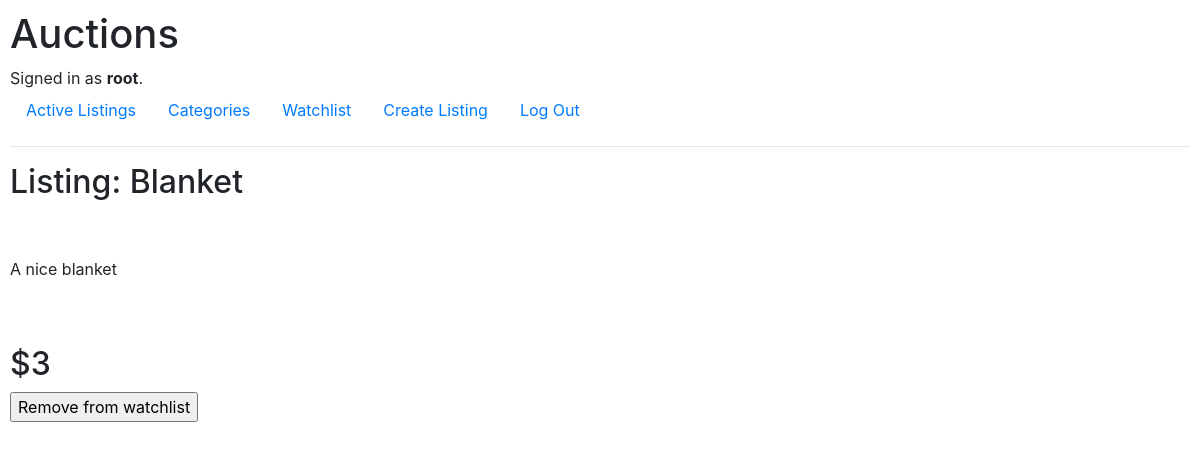
Page /1 (signed in) on the committed database.
### auctions/models.py (models this page shows, shortened)
class User(AbstractUser):
    pass

class Listing(models.Model):
    title = models.CharField(max_length=64)
    description = models.CharField(max_length=150)
    starting_bid = models.IntegerField()
    image_link = models.CharField(max_length=400)
    Category = (('Fashion', 'Fashion'),('Toys','Toys'),('Electronics','Electronics'),('Home','Home'),('Health', 'Health'),('Sports','Sports'))
    category = models.CharField(max_length=200,null=True, choices=Category)

### auctions/views.py (the view)
# urls.py: path("<int:list_id>",views.listing_page,name="listing_page"),
def listing_page(request,list_id):
    if len(watchlist.objects.filter(item_id=list_id))==1:
        blob=True
        if request.method=="POST":
            item = watchlist.objects.filter(item_id=list_id)
            item.delete()
            return HttpResponseRedirect(reverse("listing_page",args=(list_id,)))
    else:
        blob=False
        if request.method=="POST":
            b = watchlist(item = Listing.objects.get(pk=list_id),user=User.objects.get(pk=request.user.id))
            b.save()
            return HttpResponseRedirect(reverse("listing_page",args=(list_id,)))
    return render(request,"auctions/listing_page.html",{
        "list":Listing.objects.get(pk=list_id),
        "in_watchlist":blob
    })

### auctions/templates/auctions/listing_page.html (shortened to what this page needs)
{% extends "auctions/layout.html" %}
{% block body %}
    <h2>Listing: {{list.title}}</h2>
    <br>
<br>
    <p>{{list.description}}</p>
    <br>
    <br>
    <h2>${{list.starting_bid}}</h2>
    <form action="" method="POST">
        {% if in_watchlist %}
            <input type="submit" value="Remove from watchlist">
        {% else %}
            <input type="submit" value="Add to watchlist">
        {% endif %}
    </form>
{% endblock %}

### auctions/templates/auctions/layout.html (shortened to what this page needs)
{% load static %}
<!DOCTYPE html>
<html lang="en">
    <head>
        <link rel="stylesheet" href="https://stackpath.bootstrapcdn.com/bootstrap/4.4.1/css/bootstrap.min.css">
        <link href="{% static 'auctions/styles.css' %}" rel="stylesheet">
    </head>
    <body>
        <h1>Auctions</h1>
        <div>
            {% if user.is_authenticated %}
                Signed in as <strong>{{ user.username }}</strong>.
            {% else %}
                Not signed in.
            {% endif %}
        </div>
        <ul class="nav">
            <li class="nav-item">
                <a class="nav-link" href="{% url 'index' %}">Active Listings</a>
            </li>
            <li>
                <a class="nav-link" href="{% url 'categories' %}">Categories</a>
            </li>
            {% if user.is_authenticated %}
                <li>
                    <a class="nav-link" href="{% url 'watchlist' %}">Watchlist</a>
                </li>
                <li>
                    <a class="nav-link" href="{% url 'create_listing' %}">Create Listing</a>
                </li>
                <li class="nav-item">
                    <a class="nav-link" href="{% url 'logout' %}">Log Out</a>
                </li>
            {% endif %}
        </ul>
        <hr>
        {% block body %}
        {% endblock %}
    </body>
</html>

### auctions/static/auctions/styles.css (style rules this page uses)
body { padding: 10px; }

### rows in the picture
User: username "root"
Listing: title "Blanket", description "A nice blanket", starting_bid "3"
